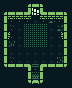

A level layout from a 2D game, rendered from its tile map. Below: a short description, then the map file with its tile-grid data intact:
An orthogonal 9x11 tile map with 8x8 px tiles, 1 tile layer (Tile Layer 1).

<map version="1.5" tiledversion="1.6.0" orientation="orthogonal" renderorder="right-down" width="9" height="11" tilewidth="8" tileheight="8" infinite="0" nextlayerid="2" nextobjectid="1">
 <tileset firstgid="1" source="bg.tsx" />
 <layer id="1" name="Tile Layer 1" width="9" height="11">
  <data encoding="csv">
1,1,1,17,18,19,1,1,1,
17,18,18,37,15,36,18,18,19,
33,5,5,5,2,5,6,5,35,
33,108,2,9,9,9,2,109,35,
33,65,2,9,9,9,2,66,35,
33,13,2,9,9,9,2,2,35,
33,2,2,2,2,2,2,2,35,
33,108,2,2,2,2,2,14,35,
49,50,50,21,97,20,50,50,51,
1,1,1,33,98,35,1,1,1,
1,1,1,49,99,51,1,1,1
</data>
 </layer>
</map>
